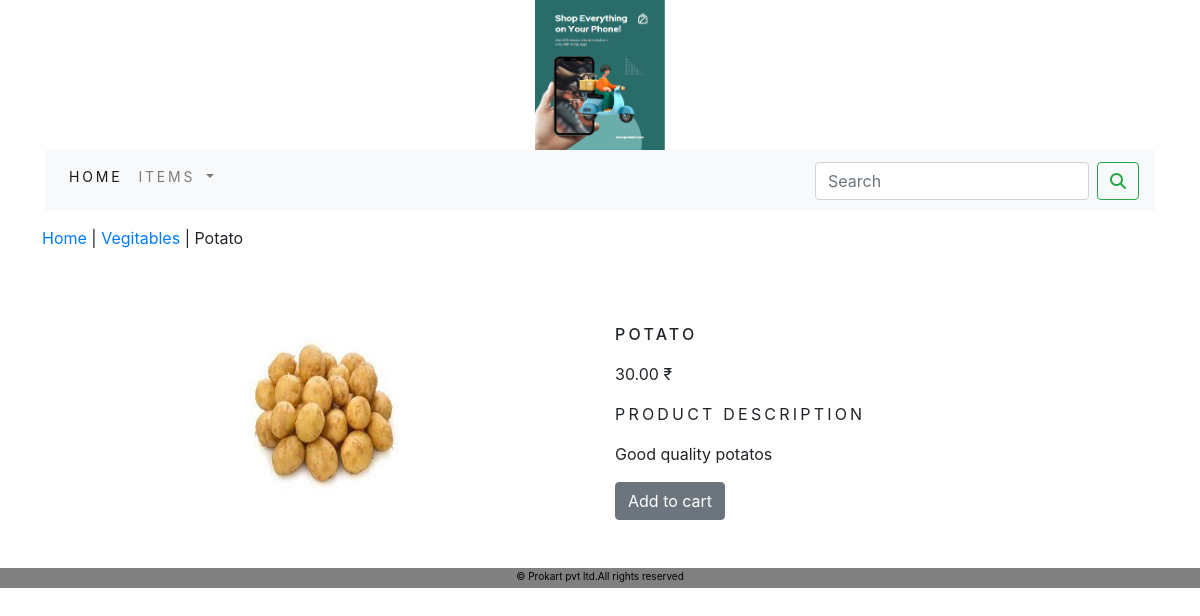
The app's page /shop/vegitables/potato/ with its own data.
### shopapp/models.py (models this page shows, shortened)
class Product(models.Model):
    name = models.CharField(max_length=250, unique=True)
    slug = models.SlugField(max_length=250, unique=True)
    desc = models.TextField(blank=True)
    price = models.DecimalField(max_digits=10,decimal_places=2)
    category=models.ForeignKey(Category,on_delete=models.CASCADE)
    image=models.ImageField(upload_to='product',blank=True)
    stock=models.IntegerField()
    available = models.BooleanField(default=True)
    created = models.DateTimeField(auto_now_add=True)
    updated = models.DateTimeField(auto_now=True)
    class Meta():
        ordering=('name',)
        verbose_name='product'
        verbose_name_plural='products'

class Category(models.Model):
    name=models.CharField(max_length=250,unique=True)
    slug=models.SlugField(max_length=250,unique=True)
    desc=models.TextField(blank=True)
    image=models.ImageField(upload_to='category',blank=True)
    class Meta():
        ordering=('name',)
        verbose_name='category'
        verbose_name_plural='categories'
    def get_url(self):
        return reverse('shopapp:prodbycat', args=[self.slug])
    def __str__(self):
        return self.name

### shopapp/views.py (the view)
# urls.py: path('<slug:cslug>/<slug:productslug>/',views.prodetail,name='procatdetail')
def prodetail(request,cslug,productslug):
    try :
        product=Product.objects.get(category__slug=cslug,slug=productslug)
    except Exception as e:
        raise e
    return render(request,'product.html',{'product':product})

### cartapp/context_processors.py (called while the page is built)
def counter(request):
    item_count=0
    if 'admin' in request.path:
        return {}
    else:
        try:
            cart=Cart.objects.filter(cart_id=cart_id(request))
            cart_items=Cartitem.objects.all().filter(cart=cart[:1])
            for cart_item in cart_items:
                item_count += cart_item.quantity
        except Cart.DoesNotExist:
            item_count=0
    return dict(item_count=item_count)

### cartapp/views.py (called while the page is built)
def cart_id(request):
    cart=request.session.session_key
    if not cart:
        cart=request.session.create()
    return cart

### shopapp/context_processors.py (called while the page is built)
def menu_links(request):
    links=Category.objects.all()
    return {'links':links}

### template/product.html (shortened to what this page needs)
{% extends 'base.html' %}
{% load static %}
{% block content %}
<div class="row my_prod_row_class">
    <div class="mx_auto">
        <p> <a href="{% url 'shopapp:allprodcat' %}"> Home</a> | <a href="{{product.category.get_url}}">{{product.category}}</a> | {{product.name}}  </p>
    </div>
</div>
<div class="container">
<br>
    <div class="row">
        <div class="col-6 col-sm-12 col-md-12 col-lg-6 text-center">
               <div style="min-width:18rem">
                        <img src="{{product.image.url}}" alt="{{product.name}}" width='150' height="200">
                </div>
       </div>
       <div class="col-12 col-sm-12 col-md-12 col-lg-6">
            <h6 class="my_prod_title">{{product.name}}</h6>
            <p>{{product.price}} ₹</p>
            <p class="my_title"> Product Description</p>
            <p class=" text-justify my_prod_text">{{product.desc}}</p>
                {% if product.stock <= 0 %}
                      <p class="text-justify my_prod_text"><b> Out of stock</b></p>
                 {% else %}
                      <a class="btn btn-secondary" href="{% url 'cartapp:add_cart' product.id %}">Add to cart</a>
                 {% endif %}
       </div>
</div>
</div>
{% endblock %}

### static/css/custom.css (style rules this page uses)
.my_title { font-size:16px; text-transform:uppercase; letter-spacing:.2em; }
.my_prod_row_class { padding-top:15px; padding-bottom: 20px; }
.my_prod_title { font-size:16px; text-transform:uppercase; letter-spacing:.2em; padding-top:15px; padding-bottom:10px; }
.my_prod_text { padding-right:20px; }

### records on screen
Product: category "Vegitables", name "Potato", image (picture), name "POTATO", price "30.00", desc "Good quality potatos"
